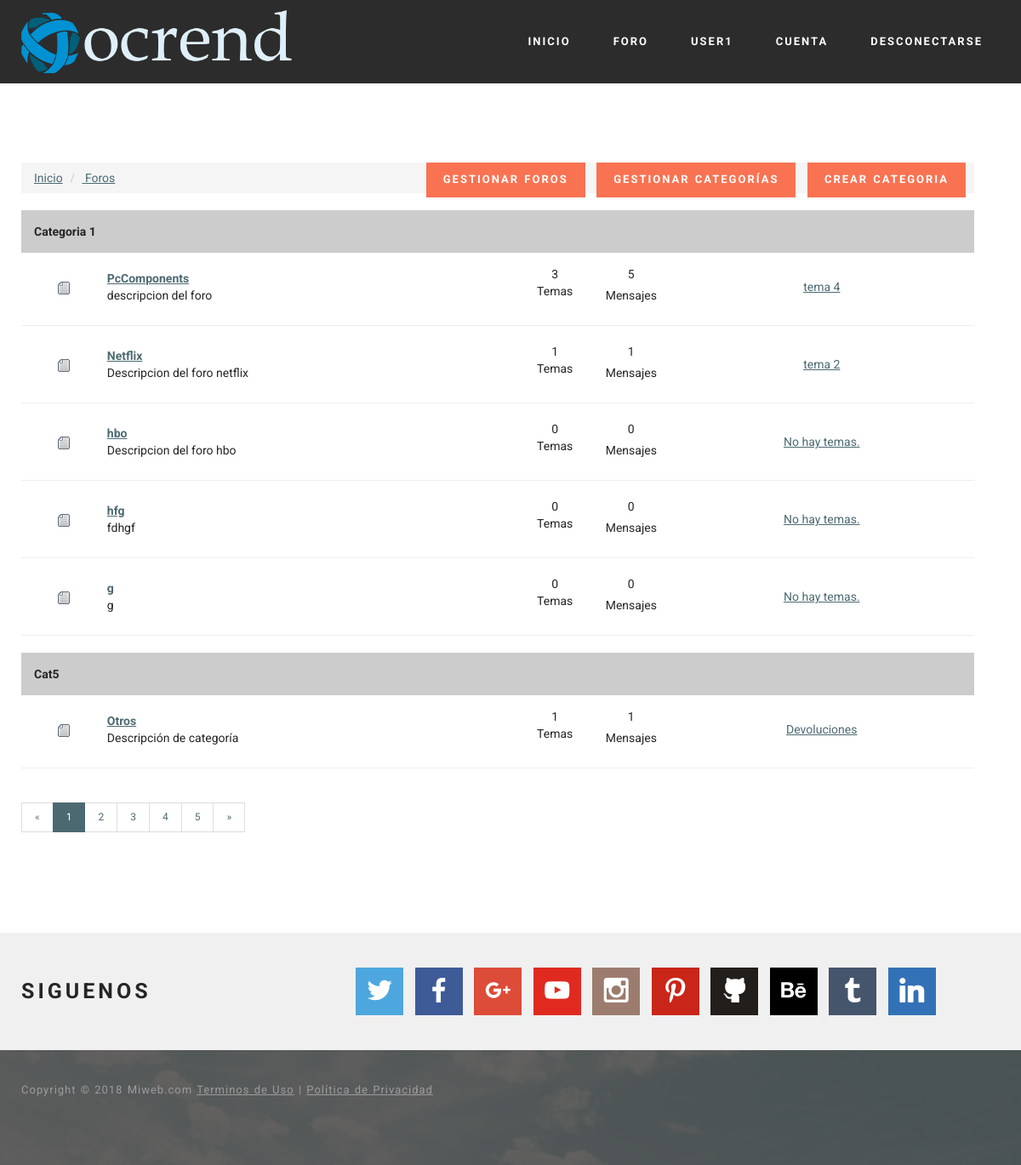
/?view=forum (signed in), run on the app's committed database.
### tables this page shows
CREATE TABLE `users` (
  `id` bigint(255) NOT NULL,
  `user` varchar(17) NOT NULL,
  `pass` varchar(50) NOT NULL,
  `email` varchar(40) NOT NULL,
  `permiso` int(1) NOT NULL DEFAULT '0' COMMENT '0=Usuario normal,  1= moderador  2=admin',
  `activo` int(1) NOT NULL DEFAULT '0',
  `keyreg` varchar(120) NOT NULL DEFAULT '',
  `keypass` varchar(50) NOT NULL,
  `new_pass` varchar(50) NOT NULL,
  `ultima_conexion` int(80) NOT NULL DEFAULT '1539558829',
  `no_leidos` text NOT NULL,
  `img_perfil` varchar(100) NOT NULL DEFAULT 'noavatar.gif',
  `firma` varchar(255) NOT NULL DEFAULT 'Esta es la firma de usuario',
  `rango` varchar(70) NOT NULL DEFAULT 'Usuario',
  `edad` int(3) NOT NULL DEFAULT '18',
  `fecha_reg` varchar(11) NOT NULL DEFAULT '15/10/2018',
  `biografia` varchar(255) NOT NULL DEFAULT 'Biografía del usuario.',
  `mensajes` int(50) NOT NULL DEFAULT '0'
);

CREATE TABLE `categorias` (
  `id` int(255) NOT NULL,
  `nombre` varchar(255) NOT NULL
);

CREATE TABLE `foros` (
  `id` int(255) NOT NULL,
  `nombre` varchar(255) NOT NULL,
  `descripcion` varchar(255) NOT NULL,
  `cantidad_mensajes` bigint(255) NOT NULL DEFAULT '0',
  `cantidad_temas` bigint(255) NOT NULL DEFAULT '0',
  `id_categoria` int(100) NOT NULL DEFAULT '1',
  `estado` int(1) NOT NULL DEFAULT '1' COMMENT '1 es el estado abierto del foro y 0 para crrarlo y solo admin tiene acceso',
  `ultimo_tema` varchar(255) NOT NULL,
  `id_ultimo_tema` bigint(255) NOT NULL
);

### core/controllers/forumController.php (called while the page is built, shortened)
<?php
$db = new Conexion();
include('html/forum/index.php');
?>

### core/bin/functions/Users.php (called while the page is built, shortened)
<?php
function Users(){
$db = new Conexion();
$query =  $db->query("SELECT timer FROM config WHERE id='1' LIMIT 1;");
$timer = $db->recorrer($query)[0];
$db-> liberar($query);
$sql = $db->query("SELECT * FROM users");
$usuarios_actuales_db = $db->rows($sql);
if($_SESSION['cantidad_usuarios'] != $usuarios_actuales_db or (time() - 60) <= $timer) {
  while($d = $db->recorrer($sql)) {
    $users[$d['id']]= $d;}
}else {
  if (!isset($_SESSION['users'])) {
    while($d = $db->recorrer($sql)) {
      $users[$d['id']]= $d;}
  } else {
    $users = $_SESSION['users'];
  }
}
return $_SESSION['users'];
}
?>

### core/core.php (called while the page is built, shortened)
<?php
require('core/models/class.Conexion.php');
require('core/bin/functions/Users.php');
require('core/bin/functions/Categorias.php');
require('core/bin/functions/Foros.php');
require('core/bin/functions/UrlAmigable.php');
$_users = Users();
$_categorias = Categorias();
$_foros = Foros();
?>

### core/models/class.Conexion.php (called while the page is built, shortened)
<?php
class Conexion extends mysqli {
public function rows($query){
  return mysqli_num_rows($query);
}
public function liberar($query){
  return mysqli_free_result($query);
}
public function recorrer($query){
  return mysqli_fetch_array($query);
}
}
 ?>

### core/bin/functions/Categorias.php (called while the page is built, shortened)
<?php
function Categorias(){
$db = new Conexion();
$sql = $db->query("SELECT * FROM categorias;");
if($db->rows($sql) > 0) {
  while($d = $db->recorrer($sql)) {
    $categorias[$d['id']]= $d;
    }
}else {
  $categorias = false;
}
return $categorias;
}
?>

### core/bin/functions/Foros.php (called while the page is built, shortened)
<?php
function Foros(){
$db = new Conexion();
$sql = $db->query("SELECT * FROM foros;");
if($db->rows($sql) > 0) {
  while($d = $db->recorrer($sql)) {
    $foros[$d['id']]= $d;
    }
}else {
  $foros = false;
}
return $foros;
}
?>

### core/bin/functions/UrlAmigable.php (called while the page is built)
<?php
function UrlAmigable($id,$titulo,$id_foro = null){
if(null == $id_foro){
  $titulo = $id . '-' . $titulo;
}else {
    $titulo = $id . '-' . $id_foro . '-' .$titulo;
}
  $titulo = trim($titulo);
  $titulo = str_replace(
      array('à', 'á', 'ä','â','ã','å','æ','ª','α','∀','@','∧','λ','Δ','À','Á','Â','Ã','Ä','Å','Ā','ā','Ă','ă','Ą','ą'),
      'a',
      $titulo
  );
  $titulo = str_replace(
      array('ß','β'),
      'b',
      $titulo
  );
  $titulo = str_replace(
      array('¢','©','ç','ς','⊂','€','Ç','c','Ć','ć','Ĉ','ĉ','Ċ','ċ','Č','č'),
      'c',
      $titulo
  );
  $titulo = str_replace(
      array('₫','Ď','ď','Đ','đ'),
      'd',
      $titulo
  );
  $titulo = str_replace(
      array('è','é','ê','ë','ε','ξ','∈','∉','∋','∃','∑','È','É','Ê','Ë','Ē','ē','Ĕ','ĕ','Ė','ė','Ę','ę','Ě','ě'),
    'e',
      $titulo
  );
  $titulo = str_replace(
      array('ƒ'),
      'f',
      $titulo
  );
$titulo = str_replace(
    array('Ĝ','ĝ','Ğ','ğ','Ġ','ġ','Ģ','ģ'),
    'g',
    $titulo
);
  $titulo = str_replace(
      array('H.','Ĥ','ĥ','Ħ','ħ'),
      'h',
      $titulo
  );
  $titulo = str_replace(
      array('ì','í','î','ï','¡','ℑ','Ì','Í','Î','Ï','Ĩ','ĩ','Ī','ī','Ĭ','ĭ','Į','į','İ','ı'),
      'i',
      $titulo
  );
$titulo = str_replace(
    array('Ĵ','ĵ'),
    'j',
    $titulo
);
  $titulo = str_replace(
      array('κ','Ķ','ķ'),
      'k',
      $titulo
  );
  $titulo = str_replace(
      array('£','ζ','ι','¦','Ĺ','ĺ','Ļ','ļ','Ľ','ľ','Ŀ','ŀ','Ł','ł'),
      'l',
      $titulo
  );
  $titulo = str_replace(
      array('ñ','η','π','ℵ','∩','Ñ'),
      'n',
      $titulo
  );
  $titulo = str_replace(
      array('ò','ó','ô','õ','ö','¤','ð','ø','δ','σ','φ','∅','Ò','Ó','Ô','Õ','Ö','Ω'),
      'o',
      $titulo
  );
  $titulo = str_replace(
      array('þ','ρ','℘','¶'),
      'p',
      $titulo
  );
  $titulo = str_replace(
      array('®','ℜ'),
      'r',
      $titulo
  );
  $titulo = str_replace(
      array('š','§','$'),
      's',
      $titulo
  );
  $titulo = str_replace(
      array('τ'),
      't',
      $titulo
  );
  $titulo = str_replace(
      array('ù','ú','û','ü','µ','υ','μ','∪','Ù','Ú','Û','Ü'),
      'u',
      $titulo
  );
  $titulo = str_replace(
      array('∨','√','ϑ'),
      'v',
      $titulo
  );
  $titulo = str_replace(
      array('ψ','ω','ϖ'),
      'w',
      $titulo
  );
  $titulo = str_replace(
      array('×','χ'),
      'x',
      $titulo
  );
  $titulo = str_replace(
      array('¥','ý','ÿ','γ','ϒ','ÿ'),
      'y',
      $titulo
  );
  $titulo = str_replace(
      array('ζ'),
      'z',
      $titulo
  );
  $titulo = str_replace(
      array('¨','«','¬','¯','±','´','·','¸','»','¿','÷','•','…','′','″','‾','⁄','−','∗','⋅','☺','☻','◘','○','►','◄','↕','‼','▬','↨','∟','▲','▼','⌂','░','▒','▓','│','┤','╣','║','╗','╝','┐','└','┬','├','┼','╚','╔','╩','╦','╠','═','╬','┘','┌','█','▄','▀','‗','°','•','•','■','☼'),
    '-',
      $titulo
  );
  $titulo = str_replace(
      array('∝','∞','∠','∫','∴','∼','≅','≈','≠','≡','≤','≥','⊃','⊄','⊆','⊇','⊕','⊗','⊥','◙','♂','♀','♪','♫',''),
    '-',
      $titulo
  );
  $titulo = str_replace(
      array('⌈','⌉','⌊','⌋','〈','〉','◊','♠','♣','♥','♦','"','&','<','>','ˆ','˜','—','\\','\"','~','‰'),
      '-',
      $titulo
  );
  $titulo = str_replace(
      array('œ','™','Æ','π'),
      array('oe','tm','ae','pi'),
      $titulo
  );
  $titulo = str_replace(
      array('‘','’','‚','“','”','„','†','‡','‰','‹','›','!','¡','#','(',')','{','}','[',']','⇓','⇔'),
      '-',
      $titulo
  );
  $titulo = str_replace(
      array('=','?','+','<','>',';','.',':','^','/','&','¬','∂','∇','∏','←','↑','→','↓','↔','↵','⇐','⇑','⇒'),
      '-',
      $titulo
  );
  $titulo = str_replace(
      array('²','³','°','¹','º','¼','½','¾','θ'),
      array('2','3','0','1','0','1-4','1-2','3-4','0'),
      $titulo
  );
  $titulo = str_replace(
      array(' ','—','-----','----','---','--','------','-------','--------','---------','----------','-----------'),
      '-',
      $titulo
  );
$titulo = strtolower($titulo);
return $titulo;
}
?>

### html/forum/index.php (the view, shortened to what this page needs)
<?php include(HTML_DIR . 'overall/header.php'); ?>
<body>
<?php include(HTML_DIR . 'overall/topnav.php'); ?>
 <section class="mbr-section mbr-after-navbar" id="content1-10">
     <div class="mbr-section__container container mbr-section__container--isolated">
<div class="row container">
<?php
if(isset($_SESSION['app_id']) and $_users[$_SESSION['app_id']]['permiso'] >= 2){
  echo'
 <div class="mbr-avbar__column"><ul class="mbr-navbar__items mbr-navbar__items--right mbr-buttons mbr-buttons--freeze mbr-buttons">
     <a class="mbr-buttons__btn btn btn-danger" href="?view=configforos">GESTIONAR FOROS</a>
     <a class="mbr-buttons__btn btn btn-danger" href="?view=categorias">GESTIONAR CATEGORÍAS</a>
     <a class="mbr-buttons__btn btn btn-danger" href="?view=categorias&mode=add">CREAR CATEGORIA</a>
</div>
  ';
}
?>
 <ol class="breadcrumb">
   <li class="breadcrumb-item"><a href="?view=index"><i class="fa fa-home"></i> Inicio</a></li>
   <li class="breadcrumb-item"><a href="?view=forum"><i class="fa fa-comments"></i> Foros</a></li>
 </ol>
<?php
if(false !=$_categorias){
$prepare_sql  = $db->prepare("SELECT id FROM foros WHERE id_categoria = ? ;");
$prepare_sql->bind_param('i',$id_categoria);
foreach ($_categorias as $id_categoria => $array_categoria) {
$prepare_sql->execute();
$prepare_sql->store_result();
echo '
<table width="100%" border="0" cellspacing="2" cellpadding="2">
  <tr>
    <th colspan="5" scope="col" bgcolor="#CCCCCC" style="margin-bottom:5px; height:32px;" >
      <div align="left" style="margin-left:15px; margin-top:15px; margin-bottom:15px;">'.$_categorias[$id_categoria]['nombre'].'</div></th>
  </tr>
  <tr>
    <th colspan="5" scope="col"><div align="left" style="margin-left:15px; margin-top:15px; margin-bottom:15px;"></div></th>
  </tr>
';
if ($prepare_sql->num_rows > 0) {
  $prepare_sql->bind_result($id_del_foro);
  while ($prepare_sql->fetch()) {
    if($_foros[$id_del_foro]['estado'] == 1){
      $extension = 'off.gif';
    }else {
      $extension = 'lock.gif';
    }
    if ($_foros[$id_del_foro]['ultimo_tema'] == '') {
      $ultimo_tema= '<a href="#" title="Sin temas en el foro">No hay temas.</a>';
    } else {
  $ultimo_tema= '<a href="temas/'.UrlAmigable($_foros[$id_del_foro]['id_ultimo_tema'],$_foros[$id_del_foro]['ultimo_tema'],$id_del_foro).'" title="Ir al tema">'. $_foros[$id_del_foro]['ultimo_tema'].'</a>';
    }
    echo '
    <tr>
    <th width="9%" rowspan="2" scope="row"><div align="center"><img src="'.IC_TOPIC_FORUM_DIR.$extension.'" /></div></th>
    <td width="43%" rowspan="2"><div align="left">
    <a href="foros/'.UrlAmigable($id_del_foro,$_foros[$id_del_foro]['nombre']).'"><strong>'.$_foros[$id_del_foro]['nombre'].'</strong></a><br />
    '.$_foros[$id_del_foro]['descripcion'].'</div></td>
    <td><div align="center">'.number_format($_foros[$id_del_foro]['cantidad_temas'],0,',','.').' </div></td>
    <td><div align="center">'.number_format($_foros[$id_del_foro]['cantidad_mensajes'],0,',','.').' </div></td>
    <td width="32%" rowspan="2"><div align="center">'.$ultimo_tema.'</div></td>
    </tr>
    <tr>
    <td width="8%"><p align="center">Temas</p>    </td>
    <td width="8%"><div align="center">Mensajes</div></td>
    </tr>
    <tr>
    <th colspan="5" scope="col" cellspacing="0" cellpadding="0"><div align="left"><hr style="color: #0056b2;" /></div></th>
    </tr>
    ';
  }
}
echo '
</table>
';
}
}
 ?>
 <div>
   <ul class="pagination pagination-sm">
     <li class="page-item disabled">
       <a class="page-link" href="#">&laquo;</a>
     </li>
     <li class="page-item active">
       <a class="page-link" href="#">1</a>
     </li>
     <li class="page-item">
       <a class="page-link" href="#">2</a>
     </li>
     <li class="page-item">
       <a class="page-link" href="#">3</a>
     </li>
     <li class="page-item">
       <a class="page-link" href="#">4</a>
     </li>
     <li class="page-item">
       <a class="page-link" href="#">5</a>
     </li>
     <li class="page-item">
       <a class="page-link" href="#">&raquo;</a>
     </li>
   </ul>
 </div>
</div>
</section>
<?php include(HTML_DIR . 'overall/footer.php'); ?>
</body>
</html>

### html/overall/topnav.php (shortened to what this page needs)
<section class="mbr-navbar mbr-navbar--freeze mbr-navbar--absolute mbr-navbar--sticky mbr-navbar--auto-collapse" id="ext_menu-0">
    <div class="mbr-navbar__section mbr-section">
        <div class="mbr-section__container container">
            <div class="mbr-navbar__container">
                <div class="mbr-navbar__column mbr-navbar__column--s mbr-navbar__brand">
                    <span class="mbr-navbar__brand-link mbr-brand mbr-brand--inline">
                        <span class="mbr-brand__logo"><a href="#"><img class="mbr-navbar__brand-img mbr-brand__img" src="views/images/logo.png" alt="Mobirise"></a></span>
                    </span>
                </div>
                <div class="mbr-navbar__column mbr-navbar__menu">
                    <nav class="mbr-navbar__menu-box mbr-navbar__menu-box--inline-right">
                        <div class="mbr-navbar__column"><ul class="mbr-navbar__items mbr-navbar__items--right mbr-buttons mbr-buttons--freeze mbr-buttons--right btn-decorator mbr-buttons--active"><li class="mbr-navbar__item">
                          <a class="mbr-buttons__link btn text-white" href="#">INICIO</a></li><li class="mbr-navbar__item">
                            <a class="mbr-buttons__link btn text-white" href="?view=forum">FORO</a></li><li class="mbr-navbar__item">
<?php
if(!isset($_SESSION['app_id'])){
  echo '<a class="mbr-buttons__link btn text-white" data-toggle="modal" data-target="#Login">INICIAR SESIÓN</a></li><li class="mbr-navbar__item">
  <div class="mbr-navbar__column"><ul class="mbr-navbar__items mbr-navbar__items--right mbr-buttons mbr-buttons--freeze mbr-buttons--right btn-inverse mbr-buttons--active">
  <li class="mbr-navbar__item"><a class="mbr-buttons__btn btn btn-danger" data-toggle="modal" data-target="#Registro">REGISTRO</a></li></ul></div>
';
}else {
  echo '<a class="mbr-buttons__link btn text-white" href="?view=perfil&id='.$_SESSION['app_id'].'">'. strtoupper($_users[$_SESSION['app_id']]['user']) .'</a></li><li class="mbr-navbar__item">
        <a class="mbr-buttons__link btn text-white" href="?view=cuenta">CUENTA</a></li><li class="mbr-navbar__item">
        <a class="mbr-buttons__link btn text-white" href="?view=logout">DESCONECTARSE</a></li><li class="mbr-navbar__item">
  ';
}
?>
                    </nav>
                </div>
            </div>
        </div>
    </div>
</section>

### data on the page
users: user "USER1"
categorias: nombre "Categoria 1"
foros: id+nombre "PcComponents", id+descripcion "descripcion del foro", id+cantidad_temas "3", id+cantidad_mensajes "5", id+ultimo_tema "tema 4"
foros: id+nombre "Netflix", id+descripcion "Descripcion del foro netflix", id+cantidad_temas "1", id+cantidad_mensajes "1", id+ultimo_tema "tema 2"
foros: id+nombre "hbo", id+descripcion "Descripcion del foro hbo", id+cantidad_temas "0", id+cantidad_mensajes "0", ultimo_tema "No hay temas."
foros: id+nombre "hfg", id+descripcion "fdhgf", id+cantidad_temas "0", id+cantidad_mensajes "0", ultimo_tema "No hay temas."
foros: id+nombre "g", id+descripcion "g", id+cantidad_temas "0", id+cantidad_mensajes "0", ultimo_tema "No hay temas."
categorias: nombre "Cat5"
foros: id+nombre "Otros", id+descripcion "Descripción de categoría", id+cantidad_temas "1", id+cantidad_mensajes "1", id+ultimo_tema "Devoluciones"

### other printed values
APP_COPY "Copyright © 2018 Miweb.com"
